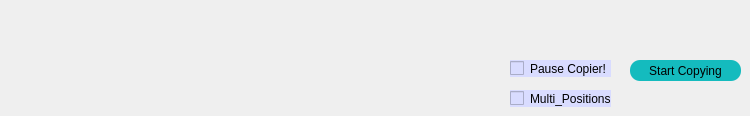
    <widget class="QWidget" name="home">
     <widget class="QPushButton" name="startbtn">
      <property name="geometry">
       <rect>
        <x>630</x>
        <y>60</y>
        <width>111</width>
        <height>21</height>
       </rect>
      </property>
      <property name="cursor">
       <cursorShape>PointingHandCursor</cursorShape>
      </property>
      <property name="styleSheet">
       <string notr="true">
*{
border-radius: 10px;
background-color:#14bbbe;
} 
*:hover{
                        background: '#aafffa';
                    }</string>
      </property>
      <property name="text">
       <string>Start Copying</string>
      </property>
     </widget>
     <widget class="QCheckBox" name="stopCopier">
      <property name="geometry">
       <rect>
        <x>510</x>
        <y>60</y>
        <width>101</width>
        <height>17</height>
       </rect>
      </property>
      <property name="styleSheet">
       <string notr="true">background-color:rgb(217, 220, 255);
border-radius:10px;</string>
      </property>
      <property name="text">
       <string>Pause Copier!</string>
      </property>
     </widget>
     <widget class="QCheckBox" name="ali">
      <property name="geometry">
       <rect>
        <x>510</x>
        <y>90</y>
        <width>101</width>
        <height>17</height>
       </rect>
      </property>
      <property name="styleSheet">
       <string notr="true">background-color:rgb(217, 220, 255);
border-radius:10px;</string>
      </property>
      <property name="text">
       <string>Multi_Positions!</string>
      </property>
     </widget>
    </widget>
